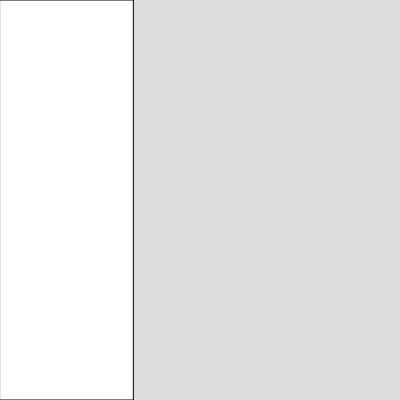
Frame 1 (no input)
Frame 60 (no input): identical to frame 1, image omitted
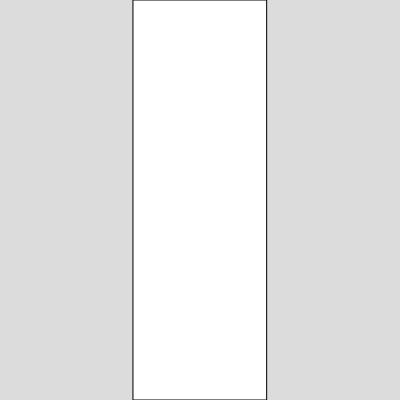
Frame 120 (the mouse pressed at the canvas centre since frame 60)

The p5.js sketch that drew these frames (run headless with seeded random() and noise() and a simulated clock; from frame 60 on, the mouse is pressed at the canvas centre):

// p5.js sketch
// ── sketch.js
function setup() {
  createCanvas(400, 400);
}

function draw() {
  background(220);
  
  if (mouseX < width / 3) {
    rect(0, 0, width / 3, height);
  } else if (mouseX < width/3 * 2) {
    rect(width/3, 0, width / 3, height)
  } else {
    rect(width/3*2, 0, width / 3, height)
  }
}
